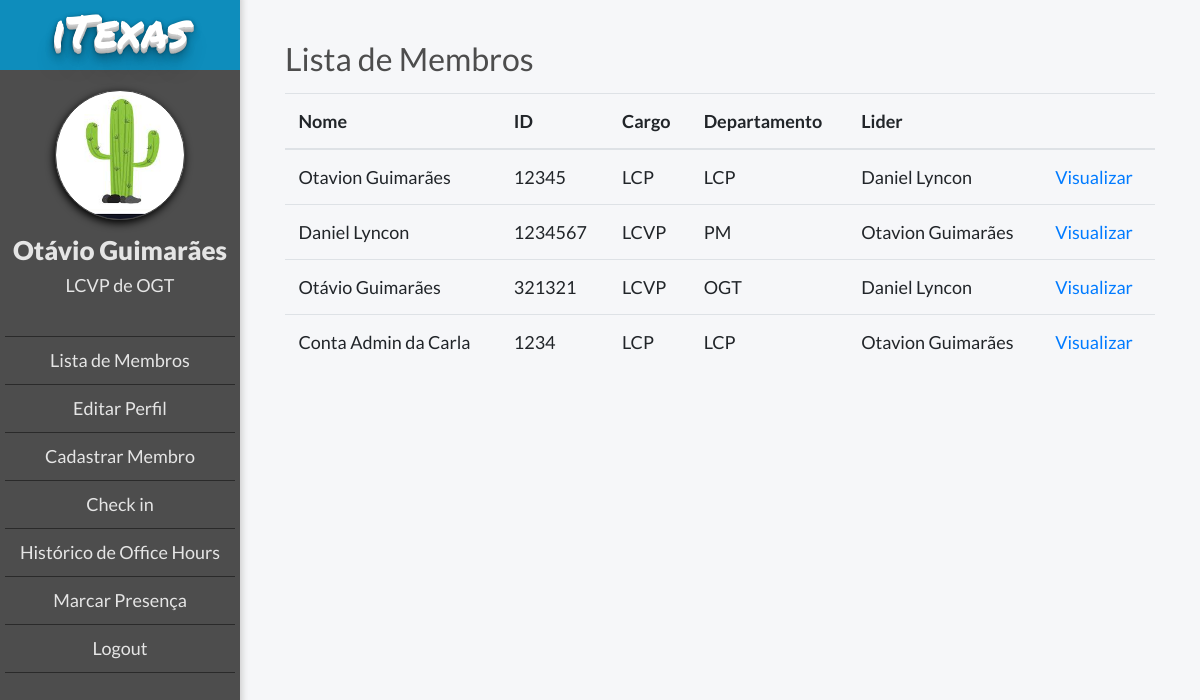
The app's page /members/ (signed in), older data.
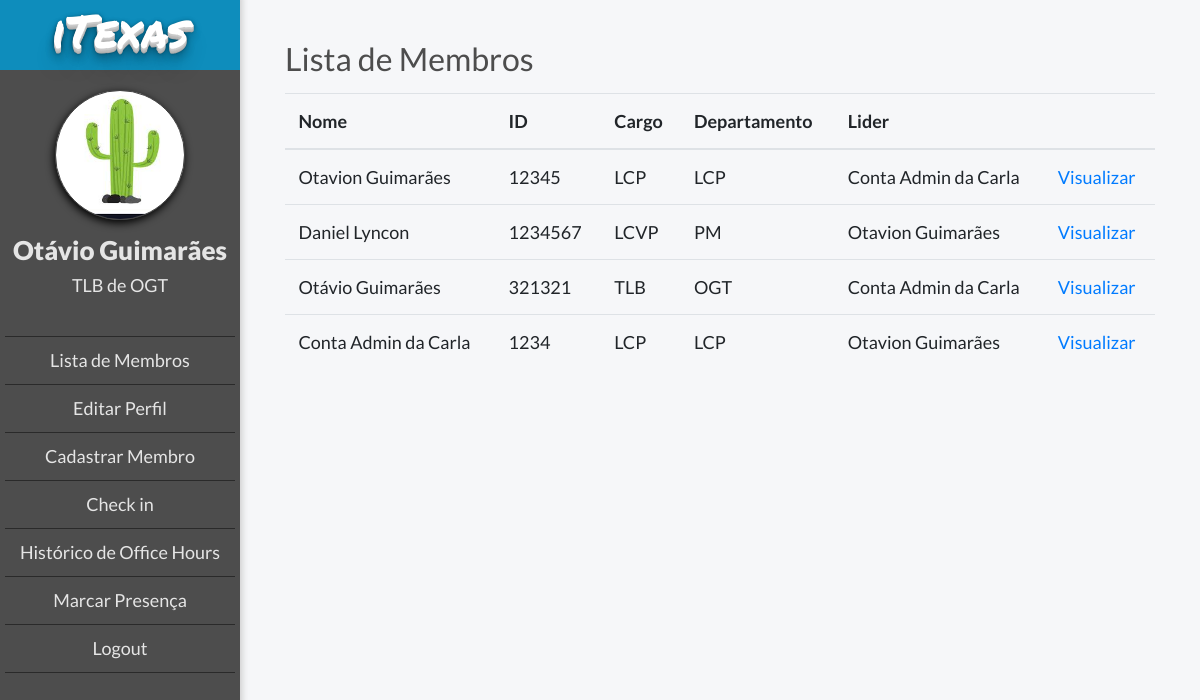
The same page, newer data.
### members/models.py (models this page shows, shortened)
class MyUser(AbstractBaseUser):
    POST = (('1,', 'LCP'), ('2', 'LCVP'), ('3', 'TLB'), ('4', 'Membro'))
    DEPARTMENT = (
    ('1', 'LCP'), ('2', 'PM'), ('3', 'F&L'), ('4', 'B2C'), ('5', 'B2B'), ('6', 'OGE'), ('7', 'OGT'), ('8', 'OGV'),
    ('9', 'IGE'), ('10', 'IGT'),)
    email = models.EmailField(verbose_name='E-mail', max_length=255, unique=True)
    podio_code = models.CharField(max_length=10, verbose_name='ID do Podio', unique=True)
    first_name = models.CharField(max_length=20, verbose_name='Nome')
    last_name = models.CharField(max_length=20, verbose_name='Sobrenome')
    post = models.CharField(max_length=2, choices=POST, blank=True, null=True, verbose_name='Cargo')
    department = models.CharField(max_length=2, choices=DEPARTMENT, blank=True, null=True, verbose_name='Área')
    leader = models.ForeignKey("MyUser", blank=True, null=True, on_delete=models.SET_NULL, verbose_name='Líder')
    is_working = models.BooleanField(default=False)
    is_active = models.BooleanField(default=True, verbose_name='Está ativo')
    is_admin = models.BooleanField(default=False, verbose_name='É administrador')
    objects = MyUserManager()
    USERNAME_FIELD = 'podio_code'
    REQUIRED_FIELDS = ['email', 'first_name']
    def __str__(self):
        return '{} {}'.format(self.first_name, self.last_name)

### members/views.py (the view)
# urls.py: path('', views.member_list, name='member_list'),
@login_required
def member_list(request):
    users = MyUser.objects.all()
    return render(request, 'members/member_list.html', {'users': users, 'request_user': request.user})

### templates/members/member_list.html
{% extends "base.html" %}
{% if user.is_authenticated %}
    {% block body_block %}
        <h2 class="title">Lista de Membros</h2>
        <table class="table">
            <thead>
            <tr>
                <th class="table-column">Nome</th>
                <th class="table-column">ID</th>
                <th class="table-column">Cargo</th>
                <th class="table-column">Departamento</th>
                <th class="table-column">Lider</th>
                <th class="table-column"></th>
            </tr>
            </thead>
                <tbody>
            {% for user in users %}
                <tr>
                        <td>{{ user.first_name }} {{ user.last_name }}</td>
                        <td>{{ user.podio_code }}</td>
                        <td>{{ user.get_post_display }} </td>
                        <td>{{ user.get_department_display  }}</td>
                        <td>{{ user.leader }}</td>
                        <td><a href="{% url 'member_view' user.podio_code %}">Visualizar</a></td>
                </tr>
            {% endfor %}
                </tbody>
                </table>
    {% endblock %}
{% else %}
    <h2>Logar</h2>
{% endif %}

### templates/base.html (shortened to what this page needs)
{% load static %}
<!DOCTYPE html>
<html lang="en">
<head>
    <link rel="stylesheet" href="https://stackpath.bootstrapcdn.com/bootstrap/4.3.1/css/bootstrap.min.css"
>
    <link rel="stylesheet" href="https://maxcdn.bootstrapcdn.com/font-awesome/4.5.0/css/font-awesome.min.css">
    <link rel="stylesheet" href="{% static 'css/style.css' %}">
</head>
<body>
{% if user.is_authenticated %}
    <div class="ogr-container">
    <div class="page-body">
    <div class="lateral-menu">
        <div class="logo-area">
            <h2 class="logo-mobile">iTexas</h2>
        </div>
        <div class="menu-area">
            <div class="profile-picture"></div>
            <div class="member-infos">
                <h2 class="member-name">{{ request_user.first_name }} {{ request_user.last_name }}</h2>
                <h3 class="member-area">{{ request_user.get_post_display }} de {{ request_user.get_department_display }}</h3>
            </div>
            <ul class="function-list">
                <li><a href="{% url 'member_list' %}" class="button">Lista de Membros</a></li>
                <li><a href="{% url 'member_edit' user.podio_code %}" class="button">Editar Perfil</a></li>
                <li><a href="{% url 'register' %}" class="button">Cadastrar Membro</a></li>
                {% if user.is_working %}
                    <li><a href="{% url 'check' %}" class="button">Check out</a></li>
                {% else %}
                    <li><a href="{% url 'check' %}" class="button">Check in</a></li>
                {% endif %}
                <li><a href="{% url 'office_hours_history' %}" class="button">Histórico de Office Hours</a></li>
                <li><a href="" class="button">Marcar Presença</a></li>
                {% if user.is_authenticated %}
                    <li><a href="{% url 'user_logout' %}">Logout</a></li>
                {% else %}
                    <li><a class="navbar-link" href="{% url 'user_login' %}">Login</a></li>
                {% endif %}
            </ul>
        </div>
    </div>
    <div class="body-content">
        <div class="body-container">
            {% block body_block %}
            {% endblock %}
        </div>
    </div>
{% endif %}
</div>
</body>
</html>

Row changes from the older to the newer data that the page shows:
changed MyUser "Otávio": post "LCVP" → "TLB"; leader "Daniel Lyncon" → "Conta Admin da Carla"
changed MyUser "Otavion": leader "Daniel Lyncon" → "Conta Admin da Carla"
